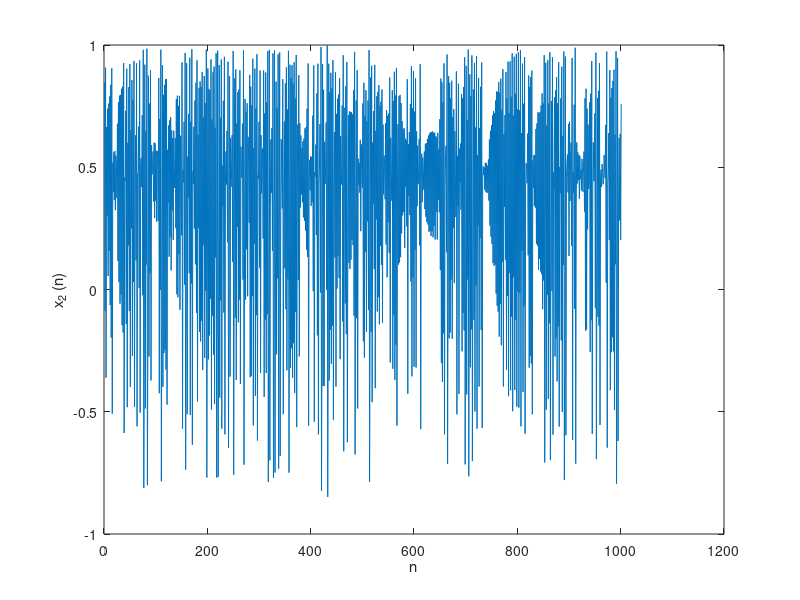

Here is the MATLAB script that generated this plot:
xs=[]
as=[]
alphas=linspace(0,2,200)
for n=1:200
    
    a=alphas(n)
    f=@(x) 1-a*x^2
    x0=0.5
    x_current=x0
    orbit=[x0]
   for i= 1:200
       x_current = f(x_current)
       orbit=[orbit,x_current]
   end
   xs=[xs,orbit(182:201)]
   as=[as,a*ones(1,20)]
end

plot(as,xs,".")
xlabel('parameter a')
ylabel('x_n')
%% next we will look at a system of p oscillators 
p=32
a=0.6
b=.2
alpha=1.9
A=[a,b,zeros(1,p-3),b]
for i=2:p-1
    for j=1:p
        if i==j 
        A(i,j)=a
        elseif abs(i-j)==1
            A(i,j)=b
        else
            A(i,j)=0
        end
    end
end
A=[A;b,zeros(1,p-3),b,a] 
x0=rand(p,1)
x=x0
x1=[x(1)]
for n=1:1000
    gOFx= ones(p,1)- alpha*x.^2
    x=A*gOFx
    x1=[x1;x(1)]
end
x
plot(1:1001,transpose(x1))
xlabel('n')
ylabel('x_2 (n)')

       